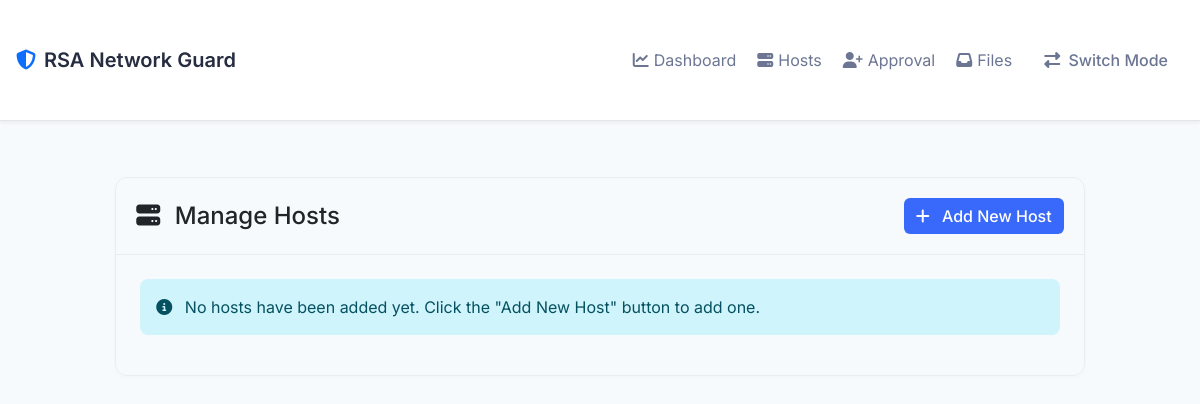
The page /receiver_hosts on the database as committed earlier.
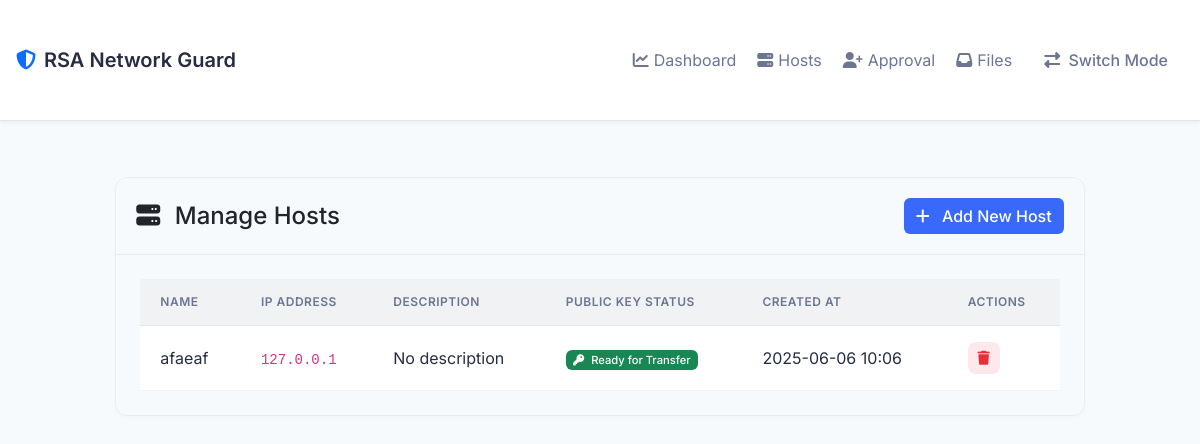
The same page on the database as committed later.
### models.py (models this page shows, shortened)
class Host(db.Model):
    id = db.Column(db.Integer, primary_key=True)
    name = db.Column(db.String(100), nullable=False)
    ip_address = db.Column(db.String(45), unique=True, nullable=False)
    description = db.Column(db.Text)
    public_key = db.Column(db.Text)
    created_at = db.Column(db.DateTime, default=datetime.utcnow)
    created_by = db.Column(db.String(45))

### routes.py (the view)
@app.route('/receiver_hosts')
def receiver_hosts():
    client_ip = get_client_ip()
    hosts = Host.query.all()
    return render_template('hosts.html', hosts=hosts, client_ip=client_ip)

### routes.py (called while the page is built)
def get_client_ip():
    ip = None
    if request.headers.get('X-Forwarded-For'):
        ip = request.headers.get('X-Forwarded-For').split(',')[0].strip()
    elif request.headers.get('X-Real-IP'):
        ip = request.headers.get('X-Real-IP')
    else:
        ip = request.remote_addr
    try:
        return ipaddress.ip_address(ip).exploded
    except ValueError:
        return None

### templates/hosts.html (shortened to what this page needs)
{% extends "base.html" %}
{% block content %}
<div class="row justify-content-center">
    <div class="col-lg-10">
        <div class="card mb-4">
            <div class="card-header d-flex justify-content-between align-items-center">
                <h4 class="mb-0">
                    <i class="fas fa-server me-2"></i>
                    Manage Hosts
                </h4>
                <button type="button" class="btn btn-primary" data-bs-toggle="modal" data-bs-target="#addHostModal">
                    <i class="fas fa-plus me-2"></i>
                    Add New Host
                </button>
            </div>
            <div class="card-body">
                {% if hosts %}
                <div class="table-responsive">
                    <table class="table table-hover">
                        <thead>
                            <tr>
                                <th>Name</th>
                                <th>IP Address</th>
                                <th>Description</th>
                                <th>Public Key Status</th>
                                <th>Created At</th>
                                <th>Actions</th>
                            </tr>
                        </thead>
                        <tbody>
                            {% for host in hosts %}
                            <tr>
                                <td>{{ host.name }}</td>
                                <td><code>{{ host.ip_address }}</code></td>
                                <td>{{ host.description or 'No description' }}</td>
                                <td>                                    {% if host.public_key %}
                                    <span class="badge bg-success" data-bs-toggle="tooltip" title="This host can receive encrypted files">
                                        <i class="fas fa-key me-1"></i>
                                        Ready for Transfer
                                    </span>
                                    {% else %}
                                    <span class="badge bg-warning" data-bs-toggle="tooltip" title="RSA keys will be generated automatically">
                                        <i class="fas fa-spinner fa-spin me-1"></i>
                                        Generating Keys...
                                    </span>
                                    {% endif %}
                                </td>
                                <td>{{ host.created_at.strftime('%Y-%m-%d %H:%M') }}</td>
                                <td>
                                    <form action="{{ url_for('delete_host', host_id=host.id) }}" method="POST" class="d-inline">
                                        <button type="submit" class="btn btn-sm btn-danger" onclick="return confirm('Are you sure you want to delete this host?')">
                                            <i class="fas fa-trash"></i>
                                        </button>
                                    </form>
                                </td>
                            </tr>
                            {% endfor %}
                        </tbody>
                    </table>
                </div>
                {% else %}
                <div class="alert alert-info">
                    <i class="fas fa-info-circle me-2"></i>
                    No hosts have been added yet. Click the "Add New Host" button to add one.
                </div>
                {% endif %}
            </div>
        </div>
    </div>
</div>
{% endblock %}

### templates/base.html (shortened to what this page needs)
<!DOCTYPE html>
<html lang="en" data-bs-theme="light">
<head>
    <link href="https://cdn.jsdelivr.net/npm/bootstrap@5.3.0/dist/css/bootstrap.min.css" rel="stylesheet">
    <link rel="stylesheet" href="https://cdnjs.cloudflare.com/ajax/libs/font-awesome/6.4.0/css/all.min.css">
    <link rel="stylesheet" href="{{ url_for('static', filename='css/style.css') }}">
</head>
<body class="fade-in">
    <nav class="navbar navbar-expand-lg navbar-dark">
        <div class="container">
            <a class="navbar-brand d-flex align-items-center" href="{{ url_for('index') }}">
                <i class="fas fa-shield-alt me-2 text-primary"></i>
                <span>RSA Network Guard</span>
            </a>
            <div class="collapse navbar-collapse" id="navbarContent">
                <ul class="navbar-nav ms-auto">
                    {% if request.endpoint and 'receiver' in request.endpoint %}
                    <li class="nav-item">
                        <a class="nav-link d-flex align-items-center" href="{{ url_for('receiver_dashboard') }}">
                            <span class="nav-icon">
                                <i class="fas fa-chart-line"></i>
                            </span>
                            <span>Dashboard</span>
                        </a>
                    </li>
                    <li class="nav-item">
                        <a class="nav-link d-flex align-items-center" href="{{ url_for('receiver_hosts') }}">
                            <span class="nav-icon">
                                <i class="fas fa-server"></i>
                            </span>
                            <span>Hosts</span>
                        </a>
                    </li>
                    <li class="nav-item">
                        <a class="nav-link d-flex align-items-center" href="{{ url_for('receiver_host_approval') }}">
                            <span class="nav-icon">
                                <i class="fas fa-user-plus"></i>
                            </span>
                            <span>Approval</span>
                        </a>
                    </li>
                    <li class="nav-item">
                        <a class="nav-link d-flex align-items-center" href="{{ url_for('receiver_files') }}">
                            <span class="nav-icon">
                                <i class="fas fa-inbox"></i>
                            </span>
                            <span>Files</span>
                        </a>
                    </li>
                    {% endif %}
                    <li class="nav-item ms-2">
                        <a class="nav-link btn btn-outline-primary btn-sm px-3 switch-mode" href="{{ url_for('index') }}">
                            <i class="fas fa-exchange-alt me-1"></i>
                            Switch Mode
                        </a>
                    </li>
                </ul>
            </div>
        </div>
    </nav>
    <main class="container my-4">
        {% block content %}{% endblock %}
    </main>
</body>
</html>

### static/css/style.css (style rules this page uses)
:root { --primary-color: 210 100% 50%; --secondary-color: 220 13% 18%; --accent-color: 190 100% 50%; --success-color: 142 76% 36%; --warning-color: 45 100% 51%; --danger-color: 354 70% 54%; --info-color: 190 90% 50%; --background-color: 220 13% 13%; --surface-color: 220 13% 18%; --text-primary: 220 13% 91%; --text-secondary: 220 13% 71%; }
body { font-family: 'Segoe UI', Tahoma, Geneva, Verdana, sans-serif; background-color: var(--primary-color); color: var(--bs-dark); }
.card { box-shadow: 0 0.125rem 0.25rem rgba(0, 0, 0, 0.1); border: 1px solid var(--bs-border-color); border-radius: 0.5rem; overflow: hidden; }
.card-header { background-color: var(--secondary-color); border-bottom: 1px solid var(--bs-border-color); padding: 1rem; font-weight: bold; }
.card-body { padding: 1.5rem; }
.btn-primary { background-color: var(--accent-color); border-color: var(--accent-color); transition: background-color 0.3s ease; }
.table th { border-top: none; font-weight: 600; color: var(--bs-secondary-color); }
.badge { font-size: 0.7rem; font-weight: 500; }
.btn { font-weight: 500; transition: all 0.2s ease; }
.navbar-brand { font-weight: 600; }
:root { --primary-color: 225 95% 60%; --secondary-color: 220 15% 95%; --accent-color: 190 95% 45%; --success-color: 150 85% 40%; --warning-color: 45 95% 50%; --danger-color: 355 85% 55%; --info-color: 195 95% 50%; --background-color: 210 50% 98%; --surface-color: 0 0% 100%; --text-primary: 225 25% 20%; --text-secondary: 225 15% 50%; --card-border-radius: 12px; --button-border-radius: 8px; --input-border-radius: 6px; --shadow-sm: 0 2px 4px rgba(0,0,0,0.05); --shadow-md: 0 4px 6px rgba(0,0,0,0.07); --shadow-lg: 0 10px 15px rgba(0,0,0,0.1); --transition-base: all 0.3s ease; --header-height: 64px; }
body { background-color: hsla(var(--background-color) / 1); color: hsla(var(--text-primary) / 1); font-family: 'Inter', sans-serif; }
body { background-color: hsl(var(--background-color)); min-height: 100vh; }
.container { max-width: 1200px; padding: 2rem 1rem; }
.card { background: var(--surface-color); border-radius: var(--card-border-radius); border: 1px solid rgba(0,0,0,0.05); box-shadow: 0 2px 4px rgba(0,0,0,0.02); }
.card-header { background: transparent; border-bottom: 1px solid rgba(0,0,0,0.05); padding: 1.25rem; }
.table { --bs-table-hover-bg: rgba(0, 0, 0, 0.02); margin: 0; border-collapse: separate; border-spacing: 0; width: 100%; }
.table thead th { padding: 0.875rem 1.25rem; font-size: 0.75rem; font-weight: 600; text-transform: uppercase; letter-spacing: 0.5px; color: hsl(var(--text-secondary)); background-color: hsl(var(--secondary-color)); border-bottom: 1px solid rgba(0, 0, 0, 0.05); white-space: nowrap; }
.table tbody td { padding: 1rem 1.25rem; vertical-align: middle; border-bottom: 1px solid rgba(0, 0, 0, 0.05); color: hsl(var(--text-primary)); transition: background-color 0.15s ease-in-out; }
.table .btn { width: 32px; height: 32px; padding: 0; display: inline-flex; align-items: center; justify-content: center; font-size: 0.875rem; border-radius: 8px; transition: all 0.2s ease-in-out; }
.table .btn-danger { background: hsla(var(--danger-color) / 0.1); color: hsl(var(--danger-color)); border: none; }
.navbar { background-color: rgba(255,255,255,0.95); backdrop-filter: blur(10px); border-bottom: 1px solid rgba(0,0,0,0.1); box-shadow: var(--shadow-sm); }
.navbar-brand { color: hsla(var(--text-primary) / 1); font-weight: 600; }
.nav-link { color: hsla(var(--text-secondary) / 1); }
.switch-mode { color: hsla(var(--text-secondary) / 1) !important; }
#navbarContent > ul > li > a > span { margin-left: 5px; }
.btn-primary { background-color: hsla(var(--primary-color) / 1); border: none; color: #fff; }
.table > :not(caption) > * > * { padding: 1rem 0.75rem; }
.table tbody tr { transition: all 0.2s ease-in-out; }

Rows that differ between the two databases and show on the page:
added Host: name "afaeaf", ip_address "127.0.0.1", description "No description", shows "Ready for Transfer", created_at "2025-06-06 10:06"
Other text that changed with them:
text no longer shown: "No hosts have been added yet. Click the \"Add New Host\" button to add one."
text now shown: "NAME IP ADDRESS DESCRIPTION PUBLIC KEY STATUS CREATED AT ACTIONS"
